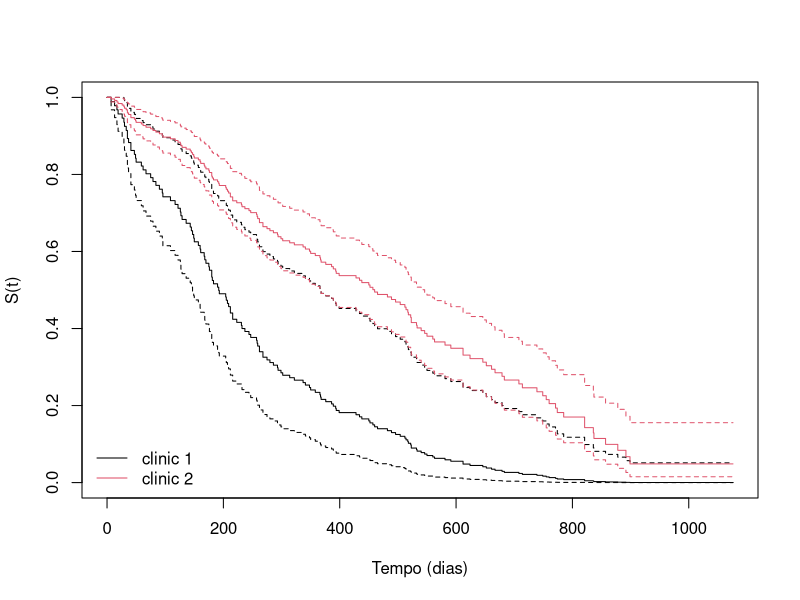
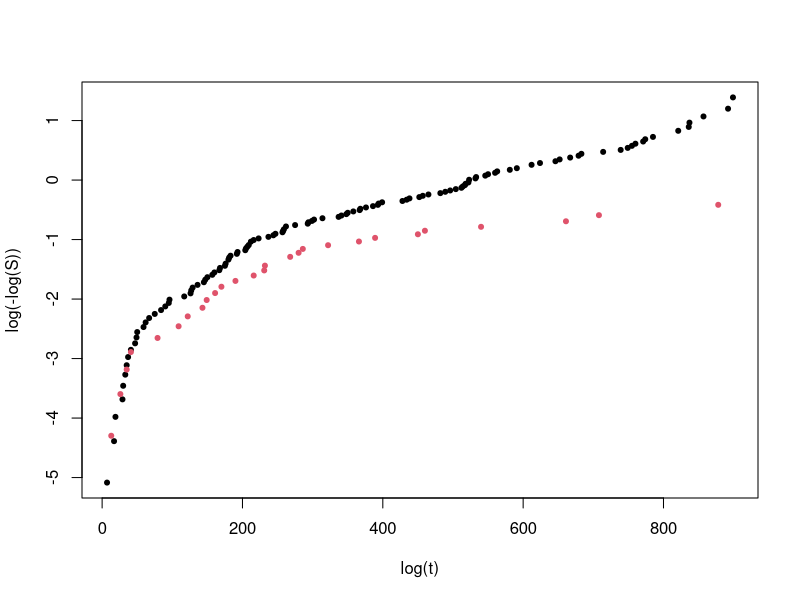
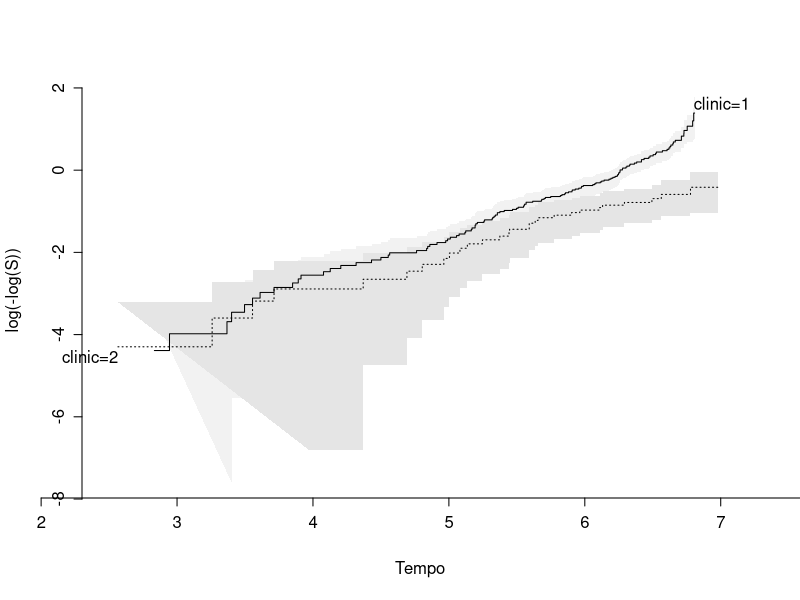
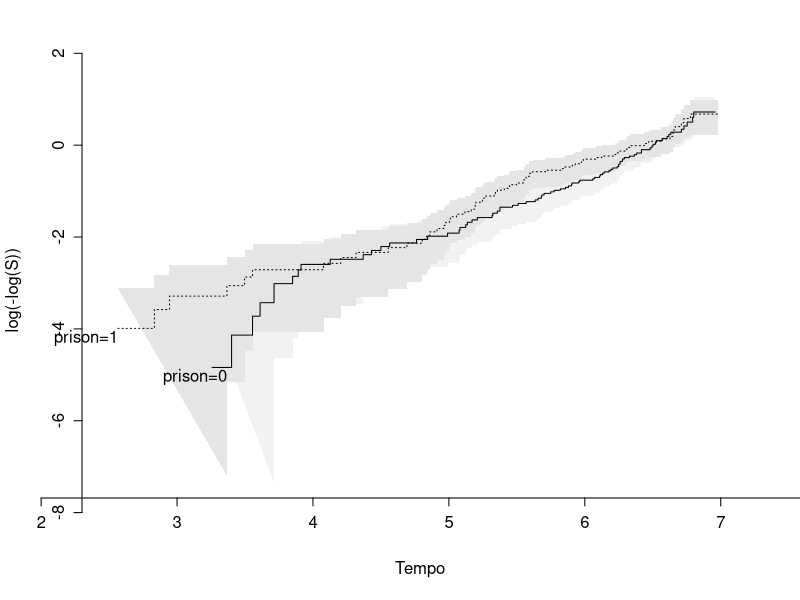
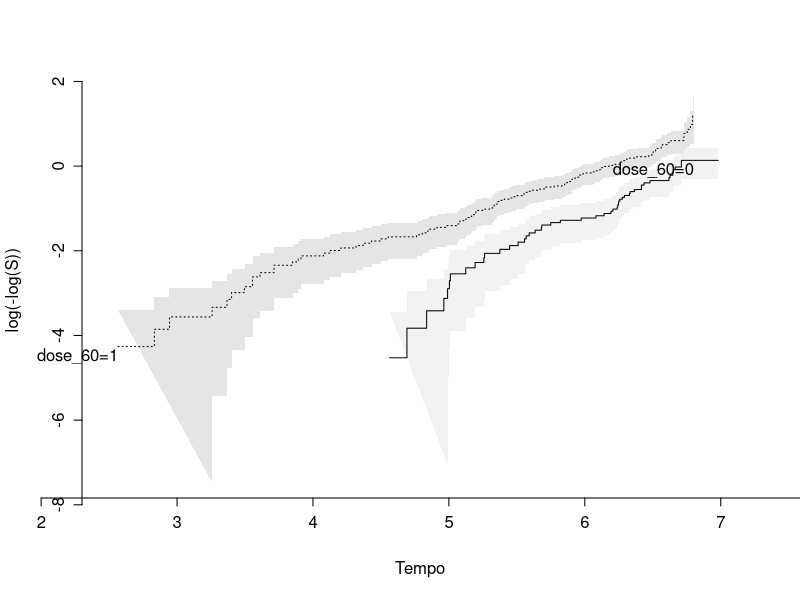
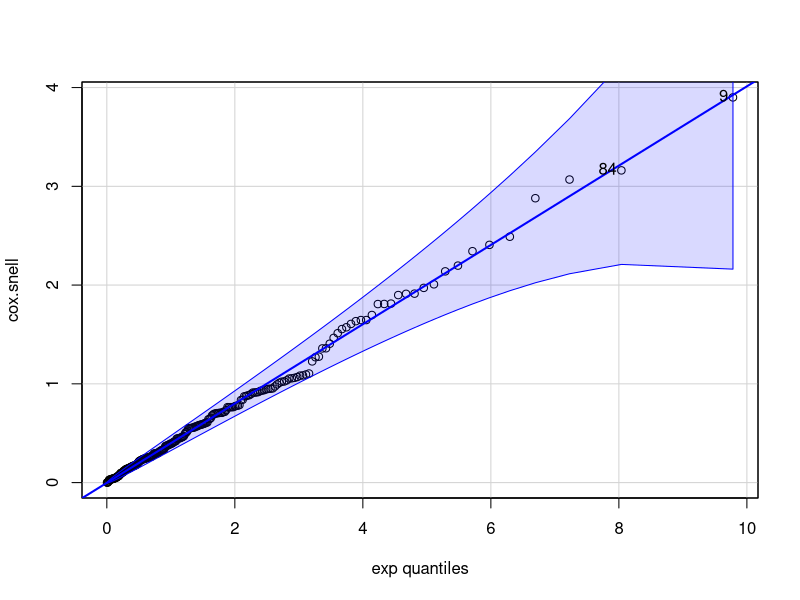
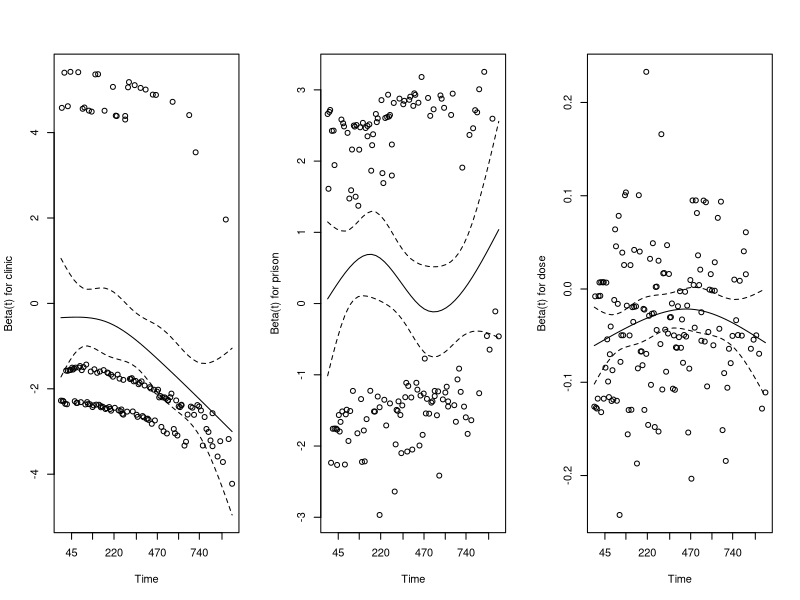

The R script that drew these images, in order:
## ---- chunk 1
library(survival)
library(readxl)
dados <- read_xlsx("heroina.xlsx", col_names = TRUE )
str(dados)
## ---- chunk 2
sum(complete.cases(dados))
## ---- chunk 3
ajuste1 <- coxph(Surv(survt,status) ~ clinic + prison + dose,
                 ties= "efron", data=dados)
ajuste1
## ---- chunk 4
amostra.dados <- data.frame(clinic = c("1", "2"), prison = rep(0, 2), dose = rep(mean(dados$dose), 2))
amostra.sobr <- survfit(ajuste1, newdata = amostra.dados)
plot(amostra.sobr, col = c(1, 2), conf.int = TRUE,
xlab = "Tempo (dias)", ylab = "S(t)")
legend("bottomleft", bty = "n", lty = 1, col = 1:2,
legend = sprintf("clinic %d", 1:2))
## ---- chunk 5
vic.km.clinica <- survfit(Surv(survt, status) ~ clinic, data = dados)
tabela.vic <- summary(vic.km.clinica)
plot(tabela.vic$time, log(-log(tabela.vic$surv)),
col = tabela.vic$strata, xlab = "log(t)", ylab = "log(-log(S))",
pch = 20) 
## ---- chunk 6
library(rms)
survplot(npsurv(Surv(survt, status) ~ clinic, data = dados),
loglog = TRUE, logt=TRUE, xlab = "Tempo", ylab = "log(-log(S))")
## ---- chunk 7
survplot(npsurv(Surv(survt, status) ~ prison, data = dados),
loglog = TRUE, logt=TRUE, xlab = "Tempo", ylab = "log(-log(S))")
## ---- chunk 8
dados$dose_60 <- as.integer(dados$dose<=60)
survplot(npsurv(Surv(survt, status) ~ dose_60, data = dados),
loglog = TRUE, logt=TRUE, xlab = "Tempo", ylab = "log(-log(S))")
## ---- chunk 9
library(car)
cox.snell <- abs(dados$status - ajuste1$residuals)
qqPlot(cox.snell, dist = "exp", rate = mean(cox.snell))
## ---- chunk 10
cox.zph(ajuste1)
## ---- chunk 11
resid.sch <- cox.zph(ajuste1)
par(mfrow=c(1,3))
plot(resid.sch)
